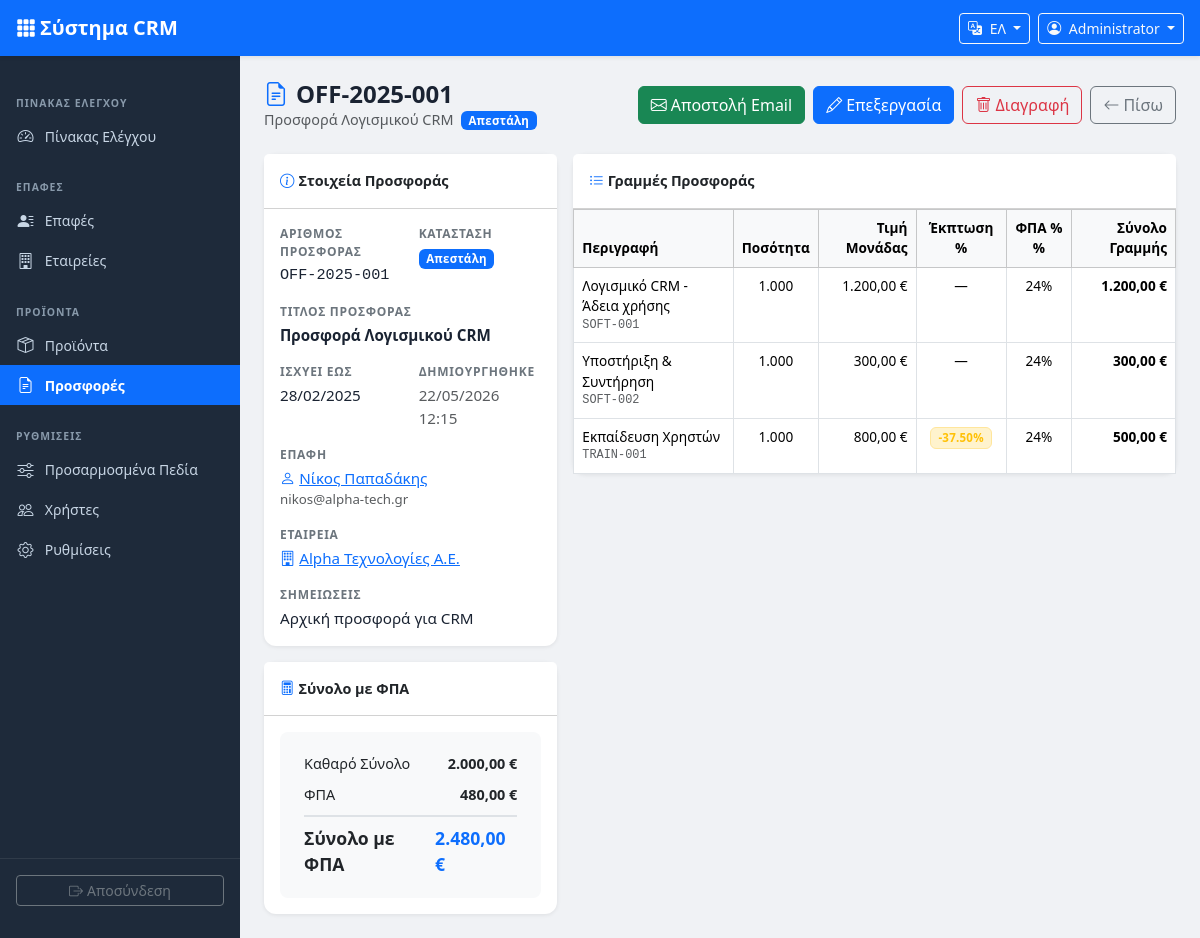
Page /offers/view.php?id=1 (signed in) on the committed database.
### tables this page shows
CREATE TABLE IF NOT EXISTS offers (
    id INT UNSIGNED AUTO_INCREMENT PRIMARY KEY,
    offer_number VARCHAR(20) NOT NULL UNIQUE,
    contact_id INT UNSIGNED DEFAULT NULL,
    company_id INT UNSIGNED DEFAULT NULL,
    title VARCHAR(255) NOT NULL,
    status ENUM('draft','sent','accepted','rejected') NOT NULL DEFAULT 'draft',
    valid_until DATE DEFAULT NULL,
    notes TEXT DEFAULT NULL,
    total_net DECIMAL(10,2) NOT NULL DEFAULT 0.00,
    total_vat DECIMAL(10,2) NOT NULL DEFAULT 0.00,
    total_gross DECIMAL(10,2) NOT NULL DEFAULT 0.00,
    created_by INT UNSIGNED DEFAULT NULL,
    created_at TIMESTAMP DEFAULT CURRENT_TIMESTAMP,
    updated_at TIMESTAMP DEFAULT CURRENT_TIMESTAMP ON UPDATE CURRENT_TIMESTAMP,
    FOREIGN KEY (contact_id) REFERENCES contacts(id) ON DELETE SET NULL,
    FOREIGN KEY (company_id) REFERENCES companies(id) ON DELETE SET NULL,
    FOREIGN KEY (created_by) REFERENCES users(id) ON DELETE SET NULL
);

CREATE TABLE IF NOT EXISTS contacts (
    id INT UNSIGNED AUTO_INCREMENT PRIMARY KEY,
    company_id INT UNSIGNED DEFAULT NULL,
    first_name VARCHAR(100) NOT NULL,
    last_name VARCHAR(100) NOT NULL,
    email VARCHAR(150) DEFAULT NULL,
    phone VARCHAR(30) DEFAULT NULL,
    position VARCHAR(100) DEFAULT NULL,
    notes TEXT DEFAULT NULL,
    created_by INT UNSIGNED DEFAULT NULL,
    created_at TIMESTAMP DEFAULT CURRENT_TIMESTAMP,
    updated_at TIMESTAMP DEFAULT CURRENT_TIMESTAMP ON UPDATE CURRENT_TIMESTAMP,
    FOREIGN KEY (company_id) REFERENCES companies(id) ON DELETE SET NULL,
    FOREIGN KEY (created_by) REFERENCES users(id) ON DELETE SET NULL
);

CREATE TABLE IF NOT EXISTS companies (
    id INT UNSIGNED AUTO_INCREMENT PRIMARY KEY,
    name VARCHAR(200) NOT NULL,
    vat_number VARCHAR(30) DEFAULT NULL,
    phone VARCHAR(30) DEFAULT NULL,
    email VARCHAR(150) DEFAULT NULL,
    address VARCHAR(255) DEFAULT NULL,
    city VARCHAR(100) DEFAULT NULL,
    country VARCHAR(100) DEFAULT 'Greece',
    notes TEXT DEFAULT NULL,
    created_by INT UNSIGNED DEFAULT NULL,
    created_at TIMESTAMP DEFAULT CURRENT_TIMESTAMP,
    updated_at TIMESTAMP DEFAULT CURRENT_TIMESTAMP ON UPDATE CURRENT_TIMESTAMP,
    FOREIGN KEY (created_by) REFERENCES users(id) ON DELETE SET NULL
);

CREATE TABLE IF NOT EXISTS settings (
    id INT UNSIGNED AUTO_INCREMENT PRIMARY KEY,
    setting_key VARCHAR(50) NOT NULL UNIQUE,
    setting_value TEXT DEFAULT NULL,
    updated_at TIMESTAMP DEFAULT CURRENT_TIMESTAMP ON UPDATE CURRENT_TIMESTAMP
);

CREATE TABLE IF NOT EXISTS offer_items (
    id INT UNSIGNED AUTO_INCREMENT PRIMARY KEY,
    offer_id INT UNSIGNED NOT NULL,
    product_id INT UNSIGNED DEFAULT NULL,
    description VARCHAR(500) NOT NULL,
    qty DECIMAL(10,3) NOT NULL DEFAULT 1.000,
    unit_price DECIMAL(10,2) NOT NULL DEFAULT 0.00,
    discount_pct DECIMAL(5,2) NOT NULL DEFAULT 0.00,
    vat_rate DECIMAL(5,2) NOT NULL DEFAULT 24.00,
    line_total DECIMAL(10,2) NOT NULL DEFAULT 0.00,
    sort_order INT NOT NULL DEFAULT 0,
    FOREIGN KEY (offer_id) REFERENCES offers(id) ON DELETE CASCADE,
    FOREIGN KEY (product_id) REFERENCES products(id) ON DELETE SET NULL
);

CREATE TABLE IF NOT EXISTS products (
    id INT UNSIGNED AUTO_INCREMENT PRIMARY KEY,
    code VARCHAR(50) DEFAULT NULL,
    name_el VARCHAR(200) NOT NULL,
    name_en VARCHAR(200) NOT NULL,
    description_el TEXT DEFAULT NULL,
    description_en TEXT DEFAULT NULL,
    price DECIMAL(10,2) NOT NULL DEFAULT 0.00,
    unit VARCHAR(30) DEFAULT 'τεμ.',
    vat_rate DECIMAL(5,2) NOT NULL DEFAULT 24.00,
    active TINYINT(1) NOT NULL DEFAULT 1,
    created_by INT UNSIGNED DEFAULT NULL,
    created_at TIMESTAMP DEFAULT CURRENT_TIMESTAMP,
    updated_at TIMESTAMP DEFAULT CURRENT_TIMESTAMP ON UPDATE CURRENT_TIMESTAMP,
    FOREIGN KEY (created_by) REFERENCES users(id) ON DELETE SET NULL
);

### includes/db.php (called while the page is built, shortened)
<?php
function getDB(): PDO {
    static $pdo = null;
    if ($pdo === null) {
        try {
            $dsn = 'mysql:host=' . DB_HOST . ';port=' . DB_PORT . ';dbname=' . DB_NAME . ';charset=' . DB_CHARSET;
            $options = [
                PDO::ATTR_ERRMODE            => PDO::ERRMODE_EXCEPTION,
                PDO::ATTR_DEFAULT_FETCH_MODE => PDO::FETCH_ASSOC,
                PDO::ATTR_EMULATE_PREPARES   => false,
                PDO::MYSQL_ATTR_INIT_COMMAND => "SET NAMES utf8mb4 COLLATE utf8mb4_unicode_ci"
            ];
            $pdo = new PDO($dsn, DB_USER, DB_PASS, $options);
        } catch (PDOException $e) {
            die('<div style="font-family:sans-serif;padding:20px;color:red;"><h2>Database Connection Error</h2><p>' . htmlspecialchars($e->getMessage()) . '</p><p>Please check your config.php settings.</p></div>');
        }
    }
    return $pdo;
}
function getSetting(string $key, string $default = ''): string {
    try {
        $db = getDB();
        $stmt = $db->prepare('SELECT setting_value FROM settings WHERE setting_key = ?');
        $stmt->execute([$key]);
        $row = $stmt->fetch();
        return ($row !== false && $row['setting_value'] !== null) ? $row['setting_value'] : $default;
    } catch (Exception $e) {
        return $default;
    }
}

### offers/view.php (the view, shortened to what this page needs)
<?php
require_once __DIR__ . '/../includes/header.php';
$db  = getDB();
$id  = intParam('id');
$stmt = $db->prepare(
    'SELECT o.*,
            c.first_name, c.last_name, c.email AS contact_email, c.phone AS contact_phone,
            co.name AS company_name, co.email AS company_email,
            u.name AS created_by_name
     FROM offers o
     LEFT JOIN contacts c  ON o.contact_id = c.id
     LEFT JOIN companies co ON o.company_id = co.id
     LEFT JOIN users u      ON o.created_by = u.id
     WHERE o.id = ?'
);
$stmt->execute([$id]);
$offer = $stmt->fetch();
$itemStmt = $db->prepare(
    'SELECT oi.*, p.code AS product_code
     FROM offer_items oi
     LEFT JOIN products p ON oi.product_id = p.id
     WHERE oi.offer_id = ? ORDER BY oi.sort_order ASC'
);
$itemStmt->execute([$id]);
$items = $itemStmt->fetchAll();
$currSym  = getSetting('currency_symbol', '€');
?>
<div class="page-header">
    <div>
        <h1><i class="bi bi-file-earmark-text me-2 text-primary"></i><?= e($offer['offer_number']) ?></h1>
        <p class="text-muted mb-0"><?= e($offer['title']) ?> &nbsp;<?= offerStatusBadge($offer['status']) ?></p>
    </div>
    <div class="d-flex gap-2 flex-wrap">
        <a href="<?= APP_URL ?>/offers/send_email.php?id=<?= $id ?>" class="btn btn-success">
            <i class="bi bi-envelope me-1"></i><?= e(t('send_email')) ?>
        </a>
        <a href="<?= APP_URL ?>/offers/edit.php?id=<?= $id ?>" class="btn btn-primary">
            <i class="bi bi-pencil me-1"></i><?= e(t('edit')) ?>
        </a>
        <a href="<?= APP_URL ?>/offers/delete.php?id=<?= $id ?>" class="btn btn-outline-danger"
           data-confirm="<?= e(t('confirm_delete')) ?>">
            <i class="bi bi-trash me-1"></i><?= e(t('delete')) ?>
        </a>
        <a href="<?= APP_URL ?>/offers/index.php" class="btn btn-outline-secondary">
            <i class="bi bi-arrow-left me-1"></i><?= e(t('back')) ?>
        </a>
    </div>
</div>
<div class="row g-3">
    <div class="col-lg-4">
        <div class="card card-shadow mb-3">
            <div class="card-header bg-white fw-semibold py-3">
                <i class="bi bi-info-circle me-1 text-primary"></i><?= e(t('offer_details')) ?>
            </div>
            <div class="card-body">
                <div class="row g-3">
                    <div class="col-6">
                        <div class="detail-label"><?= e(t('offer_number')) ?></div>
                        <div class="detail-value font-monospace"><?= e($offer['offer_number']) ?></div>
                    </div>
                    <div class="col-6">
                        <div class="detail-label"><?= e(t('offer_status')) ?></div>
                        <div class="detail-value"><?= offerStatusBadge($offer['status']) ?></div>
                    </div>
                    <div class="col-12">
                        <div class="detail-label"><?= e(t('offer_title')) ?></div>
                        <div class="detail-value fw-semibold"><?= e($offer['title']) ?></div>
                    </div>
                    <div class="col-6">
                        <div class="detail-label"><?= e(t('valid_until')) ?></div>
                        <div class="detail-value"><?= $offer['valid_until'] ? formatDate($offer['valid_until']) : '—' ?></div>
                    </div>
                    <div class="col-6">
                        <div class="detail-label"><?= e(t('created_at')) ?></div>
                        <div class="detail-value small text-muted"><?= formatDateTime($offer['created_at']) ?></div>
                    </div>
                    <?php if ($offer['first_name']): ?>
                    <div class="col-12">
                        <div class="detail-label"><?= e(t('contact')) ?></div>
                        <div class="detail-value">
                            <a href="<?= APP_URL ?>/contacts/view.php?id=<?= $offer['contact_id'] ?>">
                                <i class="bi bi-person me-1"></i><?= e($offer['first_name'] . ' ' . $offer['last_name']) ?>
                            </a>
                            <?php if ($offer['contact_email']): ?>
                            <small class="text-muted d-block"><?= e($offer['contact_email']) ?></small>
                            <?php endif; ?>
                        </div>
                    </div>
                    <?php endif; ?>
                    <?php if ($offer['company_name']): ?>
                    <div class="col-12">
                        <div class="detail-label"><?= e(t('company')) ?></div>
                        <div class="detail-value">
                            <a href="<?= APP_URL ?>/companies/view.php?id=<?= $offer['company_id'] ?>">
                                <i class="bi bi-building me-1"></i><?= e($offer['company_name']) ?>
                            </a>
                        </div>
                    </div>
                    <?php endif; ?>
                    <?php if ($offer['notes']): ?>
                    <div class="col-12">
                        <div class="detail-label"><?= e(t('notes')) ?></div>
                        <div class="detail-value small" style="white-space:pre-wrap;"><?= e($offer['notes']) ?></div>
                    </div>
                    <?php endif; ?>
                </div>
            </div>
        </div>
        <div class="card card-shadow">
            <div class="card-header bg-white fw-semibold py-3">
                <i class="bi bi-calculator me-1 text-primary"></i><?= e(t('total_gross')) ?>
            </div>
            <div class="card-body">
                <div class="totals-box">
                    <div class="total-row">
                        <span><?= e(t('total_net')) ?></span>
                        <span class="fw-semibold"><?= formatMoney($offer['total_net']) ?></span>
                    </div>
                    <div class="total-row">
                        <span><?= e(t('total_vat')) ?></span>
                        <span class="fw-semibold"><?= formatMoney($offer['total_vat']) ?></span>
                    </div>
                    <div class="total-row grand-total">
                        <span><?= e(t('total_gross')) ?></span>
                        <span class="text-primary"><?= formatMoney($offer['total_gross']) ?></span>
                    </div>
                </div>
            </div>
        </div>
    </div>
    <div class="col-lg-8">
        <div class="card card-shadow mb-3">
            <div class="card-header bg-white fw-semibold py-3">
                <i class="bi bi-list-ul me-1 text-primary"></i><?= e(t('offer_items')) ?>
            </div>
            <div class="table-responsive">
                <table class="table table-bordered offer-items-table mb-0">
                    <thead class="table-light">
                        <tr>
                            <th><?= e(t('description')) ?></th>
                            <th class="text-center"><?= e(t('qty')) ?></th>
                            <th class="text-end"><?= e(t('unit_price')) ?></th>
                            <th class="text-center"><?= e(t('discount_pct')) ?></th>
                            <th class="text-center"><?= e(t('vat_rate')) ?> %</th>
                            <th class="text-end"><?= e(t('line_total')) ?></th>
                        </tr>
                    </thead>
                    <tbody>
                    <?php if (empty($items)): ?>
                    <tr><td colspan="6" class="text-center text-muted py-3"><?= e(t('no_results')) ?></td></tr>
                    <?php else: ?>
                    <?php foreach ($items as $item): ?>
                    <tr>
                        <td>
                            <?= e($item['description']) ?>
                            <?php if ($item['product_code']): ?>
                            <small class="text-muted d-block font-monospace"><?= e($item['product_code']) ?></small>
                            <?php endif; ?>
                        </td>
                        <td class="text-center"><?= number_format($item['qty'], 3) ?></td>
                        <td class="text-end"><?= number_format($item['unit_price'], 2, ',', '.') ?> <?= e($currSym) ?></td>
                        <td class="text-center">
                            <?php if ($item['discount_pct'] > 0): ?>
                            <span class="badge bg-warning-subtle text-warning border border-warning-subtle">
                                -<?= number_format($item['discount_pct'], 2) ?>%
                            </span>
                            <?php else: ?>—<?php endif; ?>
                        </td>
                        <td class="text-center"><?= number_format($item['vat_rate'], 0) ?>%</td>
                        <td class="text-end fw-semibold"><?= number_format($item['line_total'], 2, ',', '.') ?> <?= e($currSym) ?></td>
                    </tr>
                    <?php endforeach; ?>
                    <?php endif; ?>
                    </tbody>
                </table>
            </div>
        </div>
    </div>
</div>
<?php require_once __DIR__ . '/../includes/footer.php'; ?>

### assets/css/style.css (style rules this page uses)
:root { --sidebar-width: 240px; --navbar-height: 56px; --sidebar-bg: #1e2a3a; --sidebar-hover: #2d3f55; --sidebar-active: #0d6efd; --sidebar-text: #c8d6e5; --sidebar-section: #8899aa; }
body.crm-body { background-color: #f0f2f5; font-family: 'Segoe UI', system-ui, -apple-system, sans-serif; font-size: 0.9rem; }
.page-header { display: flex; align-items: center; justify-content: space-between; margin-bottom: 1.5rem; flex-wrap: wrap; gap: 0.75rem; }
.page-header h1 { font-size: 1.5rem; font-weight: 700; color: #1a2332; margin: 0; }
.offer-items-table { font-size: 0.85rem; }
.totals-box { background: #f8f9fa; border-radius: 8px; padding: 1rem 1.5rem; }
.totals-box .total-row { display: flex; justify-content: space-between; padding: 0.3rem 0; font-size: 0.9rem; }
.totals-box .total-row.grand-total { font-size: 1.1rem; font-weight: 700; border-top: 2px solid #dee2e6; padding-top: 0.5rem; margin-top: 0.25rem; }
.badge { font-size: 0.72rem; font-weight: 600; letter-spacing: 0.02em; padding: 0.35em 0.65em; }
.detail-label { font-size: 0.75rem; font-weight: 600; text-transform: uppercase; letter-spacing: 0.06em; color: #6c757d; margin-bottom: 0.2rem; }
.detail-value { font-size: 0.95rem; color: #1a2332; }
.card-shadow { border: none; box-shadow: 0 1px 4px rgba(0,0,0,0.08); border-radius: 12px; }

### rows in the picture
offers: offer_number "OFF-2025-001", title "Προσφορά Λογισμικού CRM", valid_until "28/02/2025", created_at "22/05/2026 12:15", contact.last_name "Νίκος Παπαδάκης", contact.email "nikos@alpha-tech.gr", company.name "Alpha Τεχνολογίες Α.Ε.", notes "Αρχική προσφορά για CRM", total_net.setting_value "2.000,00 €", total_vat.setting_value "480,00 €", total_gross.setting_value "2.480,00 €"
offer_items: description "Λογισμικό CRM - Άδεια χρήσης", product.code "SOFT-001", qty "1.000", unit_price "1.200,00", vat_rate "24", line_total "1.200,00"
settings: setting_value "€"
offer_items: description "Υποστήριξη & Συντήρηση", product.code "SOFT-002", qty "1.000", unit_price "300,00", vat_rate "24", line_total "300,00"
offer_items: description "Εκπαίδευση Χρηστών", product.code "TRAIN-001", qty "1.000", unit_price "800,00", discount_pct "37.50", vat_rate "24", line_total "500,00"

### other values in the picture
t('app_name') "Σύστημα CRM"
$currentUser['name'] "Administrator"
t('dashboard') "ΠΊΝΑΚΑΣ ΕΛΈΓΧΟΥ"
t('dashboard') "Πίνακας Ελέγχου"
t('contacts') "ΕΠΑΦΈΣ"
t('contacts') "Επαφές"
t('companies') "Εταιρείες"
t('products') "ΠΡΟΪΌΝΤΑ"
t('products') "Προϊόντα"
t('offers') "Προσφορές"
t('settings') "ΡΥΘΜΊΣΕΙΣ"
t('custom_fields') "Προσαρμοσμένα Πεδία"
t('users') "Χρήστες"
t('settings') "Ρυθμίσεις"
t('logout') "Αποσύνδεση"
